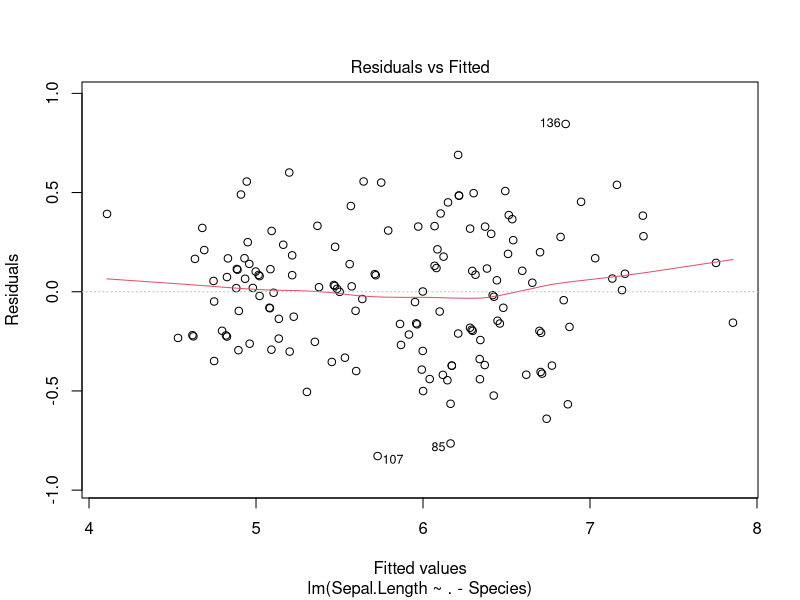
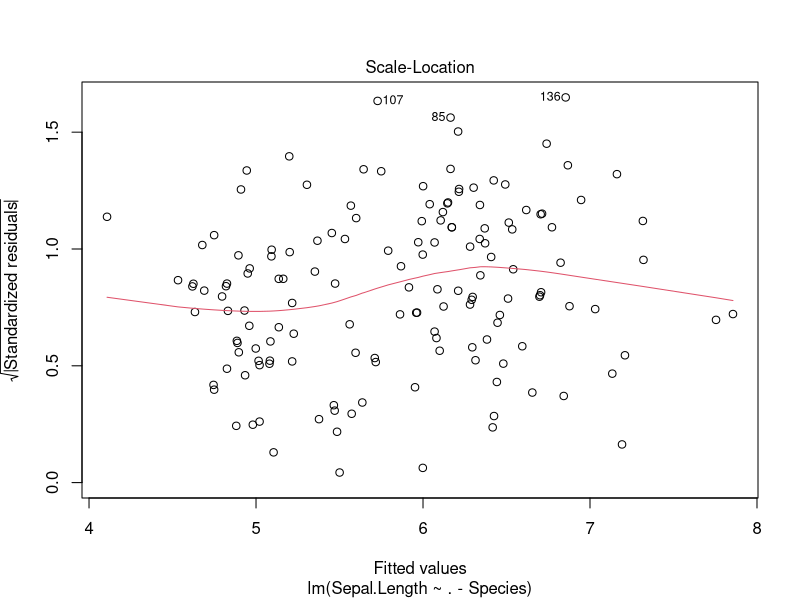
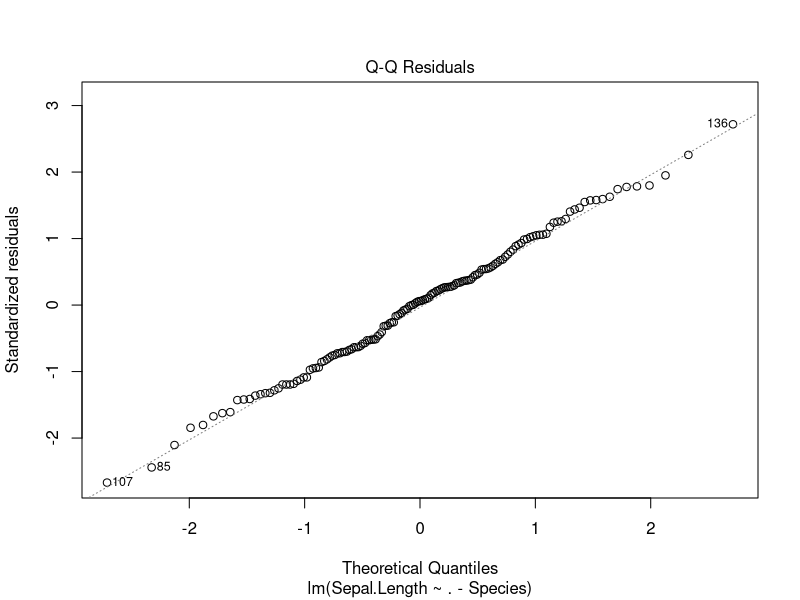
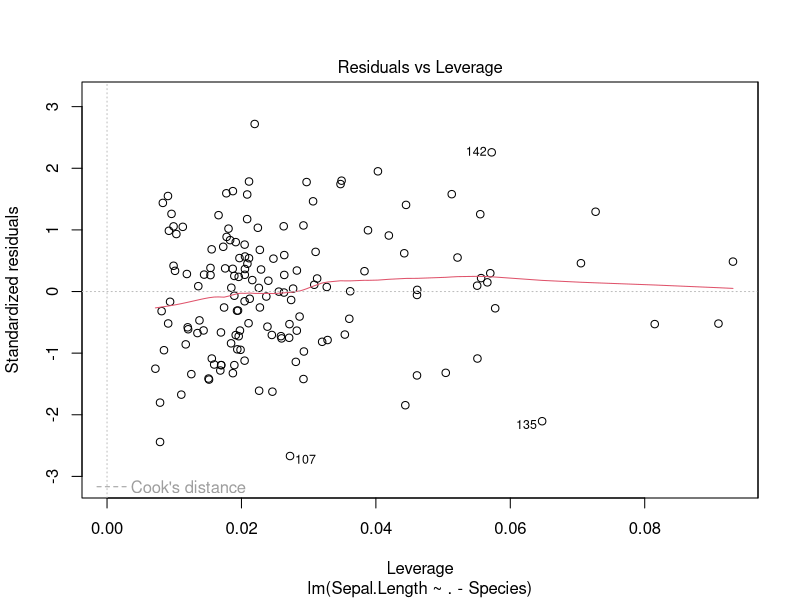
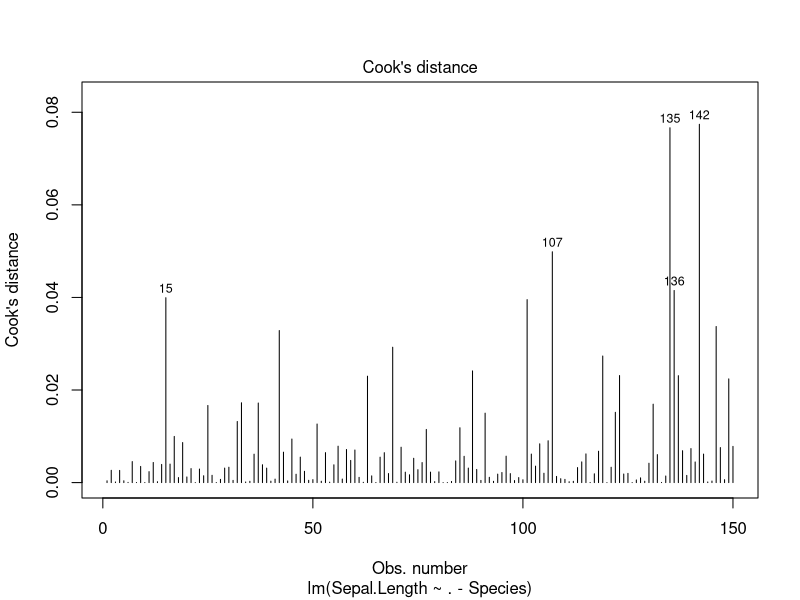

These charts were generated, in order, by the following R code:
## ---- chunk 1
knitr::opts_chunk$set(echo = TRUE)
set.seed(0)
## ---- chunk 2
library(glmnet)
## ---- chunk 3
model <- lm(Sepal.Length ~ . - Species, data = iris)
summary(model)
plot(model, which = c(1, 3))
plot(model, 2)
## ---- chunk 4
plot(model, 5)
## ---- chunk 5
hats <- hatvalues(model)
names(hats[hats > 0.053])
## ---- chunk 6
plot(model, 4, id.n = 5)
## ---- chunk 7
car::vif(model)
## ---- chunk 8
model_1 <- lm(Sepal.Length ~ Sepal.Width + Petal.Width, data = iris)
car::vif(model_1)
## ---- chunk 9
x_var <- data.matrix(iris[, c("Sepal.Width", "Petal.Length", "Petal.Width")])
y_var <- iris[, "Sepal.Length"]

lambda_seq <- 10^seq(0, -4, by = -.1)
ridge_cv <- cv.glmnet(x_var, y_var, alpha = 0, lambda = lambda_seq)
best_lambda <- ridge_cv$lambda.min
best_lambda

best_ridge <- glmnet(x_var, y_var, alpha = 0, lambda = best_lambda)
coef(best_ridge)
